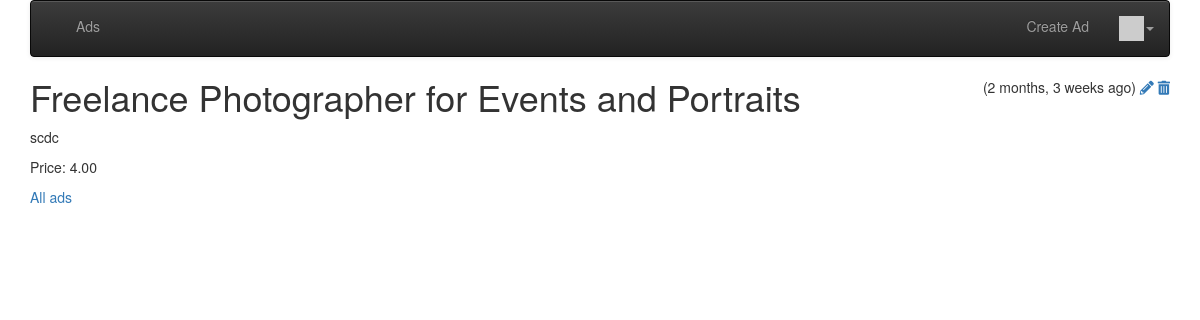
Page /ad/29 (signed in) on the committed database.
### ads/models.py (models this page shows, shortened)
class Ad(models.Model) :
    title = models.CharField(
            max_length=200,
            validators=[MinLengthValidator(2, "Title must be greater than 2 characters")]
    )
    price = models.DecimalField(max_digits=7, decimal_places=2, null=True)
    text = models.TextField()
    owner = models.ForeignKey(settings.AUTH_USER_MODEL, on_delete=models.CASCADE)
    created_at = models.DateTimeField(auto_now_add=True)
    updated_at = models.DateTimeField(auto_now=True)

### ads/views.py (the view)
# urls.py: path('ad/<int:pk>', views.AdDetailView.as_view(), name='ad_detail'),
class AdDetailView(OwnerDetailView):
    model = Ad

### home/templatetags/app_tags.py (called while the page is built)
@register.filter(name='gravatar')
def gravatar(user, size=35):
    email = str(user.email.strip().lower()).encode('utf-8')
    email_hash = md5(email).hexdigest()
    url = "//www.gravatar.com/avatar/{0}?s={1}&d=identicon&r=PG"
    return url.format(email_hash, size)

### ads/templates/ads/ad_detail.html
{% extends "base_menu.html" %}
{% load humanize %}
{% block content %}
<span style="float: right;">
({{ ad.updated_at|naturaltime }})
{% if ad.owner == user %}
<a href="{% url 'ads:ad_update' ad.id %}"><i class="fa fa-pencil"></i></a>
<a href="{% url 'ads:ad_delete' ad.id %}"><i class="fa fa-trash"></i></a>
{% endif %}
</span>
<h1>{{ ad.title }}</h1>
<p>
{{ ad.text }}
</p>
<p>
   Price: {{ ad.price }}
</p>
<p>
<a href="{% url 'ads:all' %}">All ads</a>
</p>
{% endblock %}

### rows in the picture
Ad: updated_at "2 months, 3 weeks ago", title "Freelance Photographer for Events and Portraits", text "scdc", price "4.00"
